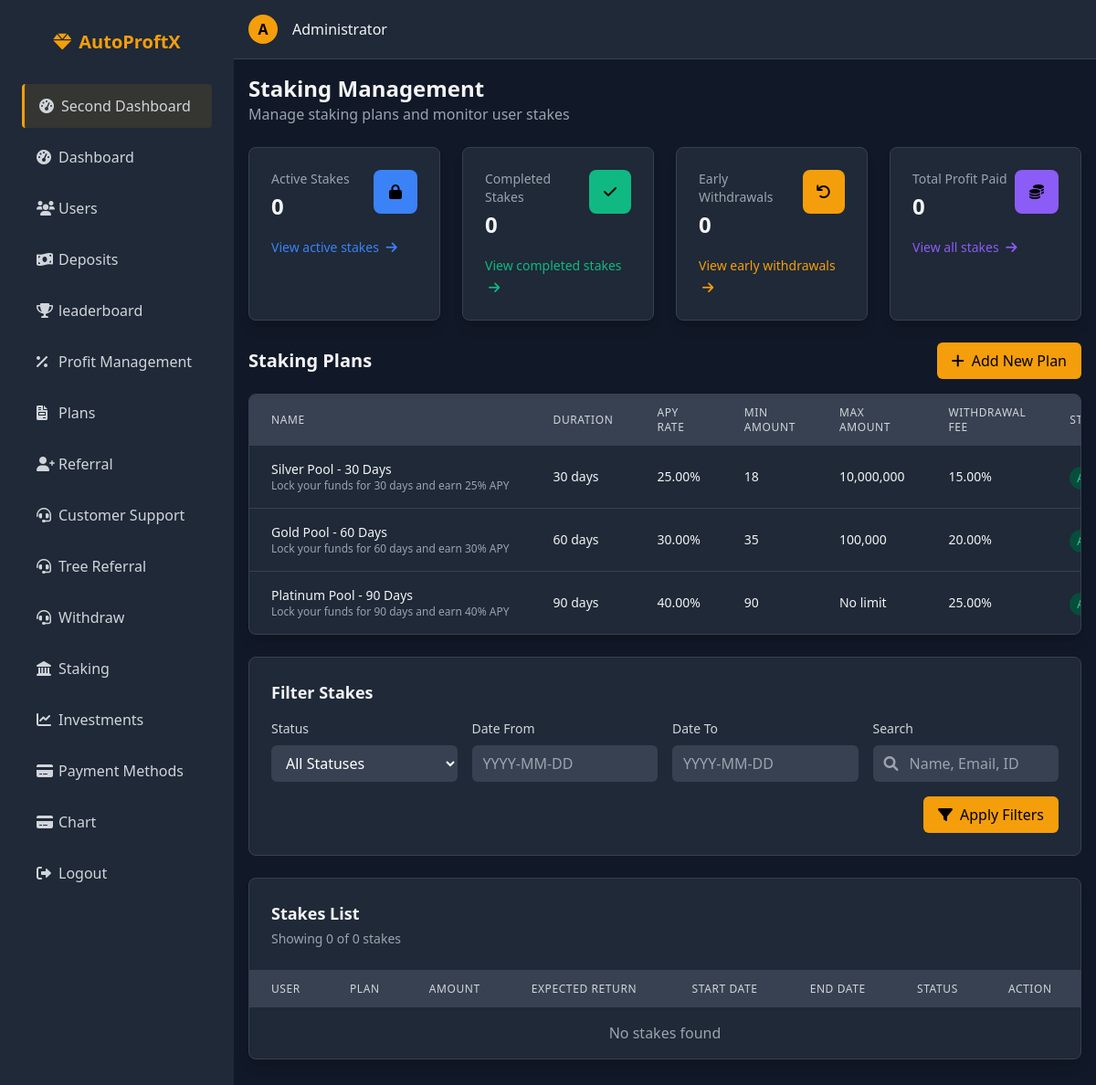
/admin/staking.php (signed in), run on the app's committed database.
### tables this page shows
CREATE TABLE IF NOT EXISTS `staking_plans` (
  `id` int NOT NULL AUTO_INCREMENT,
  `name` varchar(100) NOT NULL,
  `description` text,
  `duration_days` int NOT NULL,
  `apy_rate` decimal(5,2) NOT NULL COMMENT 'Annual Percentage Yield',
  `min_amount` decimal(15,2) NOT NULL,
  `max_amount` decimal(15,2) DEFAULT NULL COMMENT 'NULL means no maximum',
  `early_withdrawal_fee` decimal(5,2) NOT NULL DEFAULT '10.00' COMMENT 'Percentage fee for early withdrawal',
  `is_active` tinyint(1) NOT NULL DEFAULT '1',
  `created_at` timestamp NULL DEFAULT CURRENT_TIMESTAMP,
  `updated_at` timestamp NULL DEFAULT CURRENT_TIMESTAMP ON UPDATE CURRENT_TIMESTAMP,
  PRIMARY KEY (`id`)
);

### admin/staking.php (the view, shortened to what this page needs)
<?php
include '../config/db.php';
$admin_name = $_SESSION['admin_name'] ?? 'Admin';
$plans_sql = "SELECT * FROM staking_plans ORDER BY duration_days ASC";
$plans_result = $conn->query($plans_sql);
$staking_plans = [];
while ($row = $plans_result->fetch_assoc()) {
  $staking_plans[] = $row;
}
$limit = 10;
$date_from = isset($_GET['date_from']) ? $_GET['date_from'] : '';
$date_to = isset($_GET['date_to']) ? $_GET['date_to'] : '';
$search = isset($_GET['search']) ? $_GET['search'] : '';
$where_clauses = [];
$params = [];
$types = "";
$where_sql = !empty($where_clauses) ? "WHERE " . implode(" AND ", $where_clauses) : "";
$count_sql = "SELECT COUNT(*) as count FROM stakes s
              JOIN users u ON s.user_id = u.id
              JOIN staking_plans sp ON s.plan_id = sp.id
              $where_sql";
if (!empty($params)) {
  $count_stmt = $conn->prepare($count_sql);
  $count_stmt->bind_param($types, ...$params);
  $count_stmt->execute();
  $count_result = $count_stmt->get_result();
  $count_data = $count_result->fetch_assoc();
  $total_stakes = $count_data['count'];
  $count_stmt->close();
} else {
  $count_result = $conn->query($count_sql);
  $count_data = $count_result->fetch_assoc();
  $total_stakes = $count_data['count'];
}
$stakes = [];
$total_active = 0;
$total_completed = 0;
$total_withdrawn = 0;
$total_profit = 0;
?>
<!DOCTYPE html>
<html lang="en">
<head>
  <link rel="stylesheet" href="https://cdnjs.cloudflare.com/ajax/libs/tailwindcss/2.2.19/tailwind.min.css">
  <link rel="stylesheet" href="https://cdnjs.cloudflare.com/ajax/libs/font-awesome/6.0.0-beta3/css/all.min.css">
  <link rel="stylesheet" href="https://cdn.jsdelivr.net/npm/flatpickr/dist/flatpickr.min.css">
</head>
<body class="bg-gray-900 text-gray-100 flex min-h-screen">
  <?php include 'includes/sidebar.php'; ?>
  <div class="flex-1 flex flex-col overflow-hidden">
    <header class="bg-gray-800 border-b border-gray-700 shadow-md">
      <div class="flex items-center justify-between p-4">
        <div class="flex items-center space-x-4">
          <div class="h-8 w-8 rounded-full bg-yellow-500 flex items-center justify-center text-black font-bold">
            <?php echo strtoupper(substr($admin_name, 0, 1)); ?>
          </div>
          <span class="ml-2 hidden sm:inline-block"><?php echo htmlspecialchars($admin_name); ?></span>
        </div>
      </div>
    </header>
    <main class="flex-1 overflow-y-auto p-4 bg-gray-900">
      <div class="mb-6">
        <h2 class="text-2xl font-bold">Staking Management</h2>
        <p class="text-gray-400">Manage staking plans and monitor user stakes</p>
      </div>
      <div class="grid grid-cols-1 sm:grid-cols-4 gap-6 mb-6">
        <div class="bg-gray-800 rounded-lg p-6 border border-gray-700 shadow-lg">
          <div class="flex justify-between">
            <div>
              <p class="text-gray-400 text-sm">Active Stakes</p>
              <h3 class="text-2xl font-bold mt-1"><?php echo number_format($total_active, 0); ?></h3>
            </div>
            <div class="h-12 w-12 rounded-lg bg-blue-500 flex items-center justify-center">
              <i class="fas fa-lock text-black"></i>
            </div>
          </div>
          <div class="mt-4">
            <a href="staking.php?status=active" class="text-blue-500 hover:text-blue-400 text-sm">
              View active stakes <i class="fas fa-arrow-right ml-1"></i>
            </a>
          </div>
        </div>
        <div class="bg-gray-800 rounded-lg p-6 border border-gray-700 shadow-lg">
          <div class="flex justify-between">
            <div>
              <p class="text-gray-400 text-sm">Completed Stakes</p>
              <h3 class="text-2xl font-bold mt-1"><?php echo number_format($total_completed, 0); ?></h3>
            </div>
            <div class="h-12 w-12 rounded-lg bg-green-500 flex items-center justify-center">
              <i class="fas fa-check text-black"></i>
            </div>
          </div>
          <div class="mt-4">
            <a href="staking.php?status=completed" class="text-green-500 hover:text-green-400 text-sm">
              View completed stakes <i class="fas fa-arrow-right ml-1"></i>
            </a>
          </div>
        </div>
        <div class="bg-gray-800 rounded-lg p-6 border border-gray-700 shadow-lg">
          <div class="flex justify-between">
            <div>
              <p class="text-gray-400 text-sm">Early Withdrawals</p>
              <h3 class="text-2xl font-bold mt-1"><?php echo number_format($total_withdrawn, 0); ?></h3>
            </div>
            <div class="h-12 w-12 rounded-lg bg-yellow-500 flex items-center justify-center">
              <i class="fas fa-undo text-black"></i>
            </div>
          </div>
          <div class="mt-4">
            <a href="staking.php?status=withdrawn" class="text-yellow-500 hover:text-yellow-400 text-sm">
              View early withdrawals <i class="fas fa-arrow-right ml-1"></i>
            </a>
          </div>
        </div>
        <div class="bg-gray-800 rounded-lg p-6 border border-gray-700 shadow-lg">
          <div class="flex justify-between">
            <div>
              <p class="text-gray-400 text-sm">Total Profit Paid</p>
              <h3 class="text-2xl font-bold mt-1"><?php echo number_format($total_profit, 0); ?></h3>
            </div>
            <div class="h-12 w-12 rounded-lg bg-purple-500 flex items-center justify-center">
              <i class="fas fa-coins text-black"></i>
            </div>
          </div>
          <div class="mt-4">
            <a href="staking.php" class="text-purple-500 hover:text-purple-400 text-sm">
              View all stakes <i class="fas fa-arrow-right ml-1"></i>
            </a>
          </div>
        </div>
      </div>
      <div class="mb-6">
        <div class="flex justify-between items-center mb-4">
          <h3 class="text-xl font-bold">Staking Plans</h3>
          <button onclick="document.getElementById('newPlanModal').classList.remove('hidden')" class="bg-yellow-500 hover:bg-yellow-600 text-black font-medium py-2 px-4 rounded-md transition duration-200 flex items-center">
            <i class="fas fa-plus mr-2"></i>Add New Plan
          </button>
        </div>
        <div class="bg-gray-800 rounded-lg shadow-lg overflow-hidden border border-gray-700">
          <div class="overflow-x-auto">
            <table class="w-full">
              <thead class="bg-gray-700">
                <tr>
                  <th class="px-6 py-3 text-left text-xs font-medium text-gray-300 uppercase tracking-wider">Name</th>
                  <th class="px-6 py-3 text-left text-xs font-medium text-gray-300 uppercase tracking-wider">Duration</th>
                  <th class="px-6 py-3 text-left text-xs font-medium text-gray-300 uppercase tracking-wider">APY Rate</th>
                  <th class="px-6 py-3 text-left text-xs font-medium text-gray-300 uppercase tracking-wider">Min Amount</th>
                  <th class="px-6 py-3 text-left text-xs font-medium text-gray-300 uppercase tracking-wider">Max Amount</th>
                  <th class="px-6 py-3 text-left text-xs font-medium text-gray-300 uppercase tracking-wider">Withdrawal Fee</th>
                  <th class="px-6 py-3 text-left text-xs font-medium text-gray-300 uppercase tracking-wider">Status</th>
                </tr>
              </thead>
              <tbody class="divide-y divide-gray-700">
                <?php if (empty($staking_plans)): ?>
                  <tr>
                    <td colspan="8" class="px-6 py-4 text-center text-gray-400">No staking plans found</td>
                  </tr>
                <?php else: ?>
                  <?php foreach ($staking_plans as $plan): ?>
                    <tr class="hover:bg-gray-750">
                      <td class="px-6 py-4 whitespace-nowrap">
                        <div class="text-sm font-medium"><?php echo htmlspecialchars($plan['name']); ?></div>
                        <div class="text-xs text-gray-400"><?php echo substr(htmlspecialchars($plan['description']), 0, 50) . (strlen($plan['description']) > 50 ? '...' : ''); ?></div>
                      </td>
                      <td class="px-6 py-4 whitespace-nowrap text-sm"><?php echo $plan['duration_days']; ?> days</td>
                      <td class="px-6 py-4 whitespace-nowrap text-sm"><?php echo $plan['apy_rate']; ?>%</td>
                      <td class="px-6 py-4 whitespace-nowrap text-sm"><?php echo number_format($plan['min_amount'], 0); ?></td>
                      <td class="px-6 py-4 whitespace-nowrap text-sm"><?php echo ($plan['max_amount'] ? '' . number_format($plan['max_amount'], 0) : 'No limit'); ?></td>
                      <td class="px-6 py-4 whitespace-nowrap text-sm"><?php echo $plan['early_withdrawal_fee']; ?>%</td>
                      <td class="px-6 py-4 whitespace-nowrap">
                        <?php if ($plan['is_active']): ?>
                          <span class="px-2 py-1 text-xs rounded-full bg-green-900 text-green-400">Active</span>
                        <?php else: ?>
                          <span class="px-2 py-1 text-xs rounded-full bg-gray-700 text-gray-400">Inactive</span>
                        <?php endif; ?>
                      </td>
                    </tr>
                  <?php endforeach; ?>
                <?php endif; ?>
              </tbody>
            </table>
          </div>
        </div>
      </div>
      <div class="bg-gray-800 rounded-lg border border-gray-700 p-6 mb-6">
        <h3 class="text-lg font-bold mb-4">Filter Stakes</h3>
        <form action="staking.php" method="GET" class="space-y-4 md:space-y-0 md:grid md:grid-cols-4 md:gap-4">
          <div>
            <label for="status" class="block text-sm font-medium text-gray-300 mb-2">Status</label>
            <select id="status" name="status" class="bg-gray-700 focus:ring-yellow-500 focus:border-yellow-500 block w-full rounded-md border-gray-600 text-white py-2 px-3">
              <option value="">All Statuses</option>
            </select>
          </div>
          <div>
            <label for="date_from" class="block text-sm font-medium text-gray-300 mb-2">Date From</label>
            <input type="text" id="date_from" name="date_from" value="<?php echo $date_from; ?>" class="bg-gray-700 focus:ring-yellow-500 focus:border-yellow-500 block w-full rounded-md border-gray-600 text-white py-2 px-3" placeholder="YYYY-MM-DD">
          </div>
          <div>
            <label for="date_to" class="block text-sm font-medium text-gray-300 mb-2">Date To</label>
            <input type="text" id="date_to" name="date_to" value="<?php echo $date_to; ?>" class="bg-gray-700 focus:ring-yellow-500 focus:border-yellow-500 block w-full rounded-md border-gray-600 text-white py-2 px-3" placeholder="YYYY-MM-DD">
          </div>
          <div>
            <label for="search" class="block text-sm font-medium text-gray-300 mb-2">Search</label>
            <div class="relative">
              <input type="text" id="search" name="search" value="<?php echo htmlspecialchars($search); ?>" class="bg-gray-700 focus:ring-yellow-500 focus:border-yellow-500 block w-full rounded-md border-gray-600 text-white py-2 pl-10 pr-3" placeholder="Name, Email, ID">
              <div class="absolute inset-y-0 left-0 pl-3 flex items-center pointer-events-none">
              </div>
            </div>
          </div>
          <div class="md:col-span-4 mt-4 md:mt-2 flex justify-end">
            <button type="submit" class="bg-yellow-500 hover:bg-yellow-600 text-black font-medium py-2 px-4 rounded-md transition duration-200">
              <i class="fas fa-filter mr-2"></i>Apply Filters
            </button>
          </div>
        </form>
      </div>
      <div class="w-full bg-gray-800 rounded-lg border border-gray-700 shadow-lg overflow-hidden mb-6">
        <div class="p-6 border-b border-gray-700">
          <h3 class="text-lg font-bold">Stakes List</h3>
          <p class="text-gray-400 text-sm mt-1">Showing <?php echo min($total_stakes, $limit); ?> of <?php echo $total_stakes; ?> stakes</p>
        </div>
        <div class="overflow-x-auto">
          <table class="w-full">
            <thead class="bg-gray-700">
              <tr>
                <th class="px-6 py-3 text-left text-xs font-medium text-gray-300 uppercase tracking-wider">User</th>
                <th class="px-6 py-3 text-left text-xs font-medium text-gray-300 uppercase tracking-wider">Plan</th>
                <th class="px-6 py-3 text-left text-xs font-medium text-gray-300 uppercase tracking-wider">Amount</th>
                <th class="px-6 py-3 text-left text-xs font-medium text-gray-300 uppercase tracking-wider">Expected Return</th>
                <th class="px-6 py-3 text-left text-xs font-medium text-gray-300 uppercase tracking-wider">Start Date</th>
                <th class="px-6 py-3 text-left text-xs font-medium text-gray-300 uppercase tracking-wider">End Date</th>
                <th class="px-6 py-3 text-left text-xs font-medium text-gray-300 uppercase tracking-wider">Status</th>
                <th class="px-6 py-3 text-left text-xs font-medium text-gray-300 uppercase tracking-wider">Action</th>
              </tr>
            </thead>
            <tbody class="divide-y divide-gray-700">
              <?php if (empty($stakes)): ?>
                <tr>
                  <td colspan="8" class="px-6 py-4 text-center text-gray-400">No stakes found</td>
                </tr>
              <?php endif; ?>
            </tbody>
          </table>
        </div>
      </div>
    </main>
  </div>
</body>
</html>

### data on the page
staking_plans: name "Silver Pool - 30 Days", description "Lock your funds for 30 days and earn 25% APY", duration_days "30", apy_rate "25.00", min_amount "18", max_amount "10,000,000", early_withdrawal_fee "15.00"
staking_plans: name "Gold Pool - 60 Days", description "Lock your funds for 60 days and earn 30% APY", duration_days "60", apy_rate "30.00", min_amount "35", max_amount "100,000", early_withdrawal_fee "20.00"
staking_plans: name "Platinum Pool - 90 Days", description "Lock your funds for 90 days and earn 40% APY", duration_days "90", apy_rate "40.00", min_amount "90", shows "No limit", early_withdrawal_fee "25.00"

### other printed values
substr($admin_name, 0, 1) "A"
$admin_name "Administrator"
$total_active "0"
$total_completed "0"
$total_withdrawn "0"
$total_profit "0"
min($total_stakes, $limit) "0"
$total_stakes "0"
